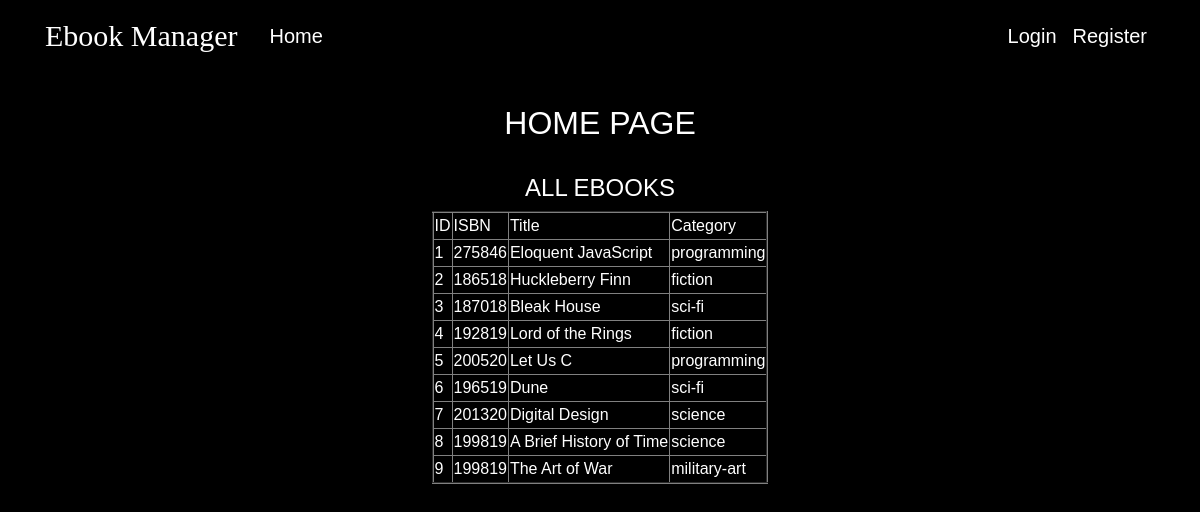
Page /home on the earlier database version.
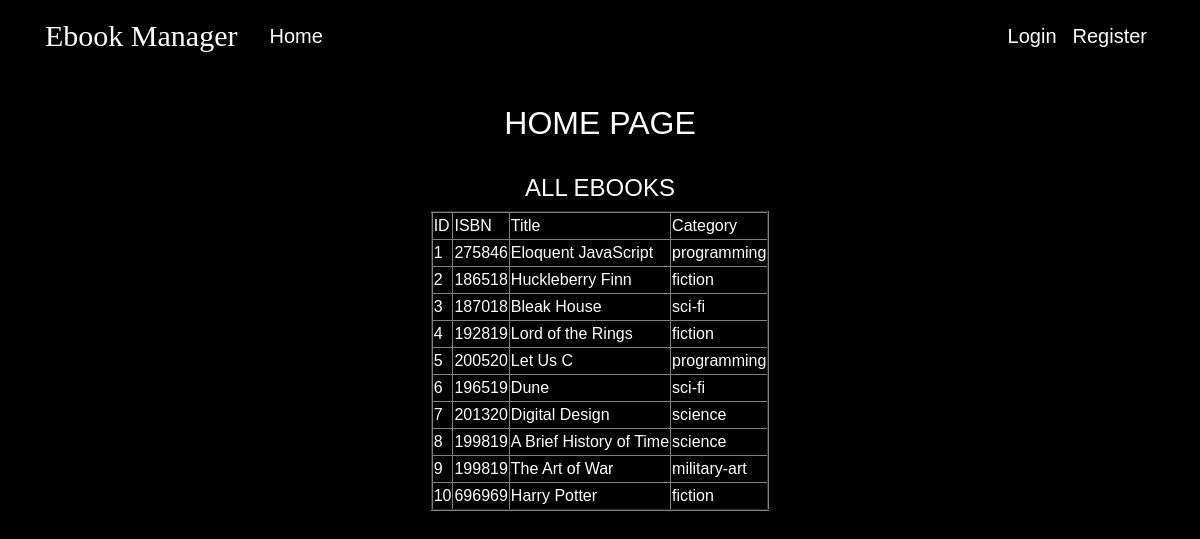
Same page on the later database version.
### ebook_management/models.py (models this page shows, shortened)
class books(db.Model):
    book_id=db.Column(db.Integer,primary_key=True)
    isbn=db.Column(db.Integer,nullable=False)
    title=db.Column(db.String(20))
    category=db.Column(db.String(20))

### ebook_management/routes.py (the view)
@app.route('/')
@app.route('/home')
def home():
	res=db.engine.execute(" SELECT * FROM books ")
	book=res.fetchall()
	return render_template("home.html",book=book)

### ebook_management/templates/home.html
{% extends "layout.html" %}
{% block content %}
<div align="center">
            <h2>HOME PAGE</h2>
            <br>
            <h4>ALL EBOOKS</h4>
        <table border=2 align="center">
            <thead>
                <td>ID</td>
                <td>ISBN</td>
                <td>Title</td>
                <td>Category</td>
            </thead>
            {% for row in book %}
                <tr>
                    <td>{{row.book_id}}</td>
                    <td>{{row.isbn}}</td>
                    <td>{{row.title}}</td>
                    <td>{{row.category}}</td>
                </tr>
            {% endfor %}
        </table>
</div>
{% endblock content %}

### ebook_management/templates/layout.html (shortened to what this page needs)
<!DOCTYPE html>
<html>
<head>
    <link rel="stylesheet" href="https://maxcdn.bootstrapcdn.com/bootstrap/4.0.0/css/bootstrap.min.css">
    <link rel="stylesheet" type="text/css" href="{{ url_for('static', filename='main.css') }}">
</head>
<body>
    <header class="site-header">
      <nav class="navbar navbar-expand-md navbar-dark bg-steelhome fixed-top">
        <div class="container">
          <a class="navbar-brand mr-4" href="/">Ebook Manager</a>
          <div class="collapse navbar-collapse" id="navbarToggle">
            <div class="navbar-nav mr-auto">
              <a class="nav-item nav-link" href="{{ url_for('home') }}">Home</a>
            </div>
            <div class="navbar-nav">
              {% if current_user.is_authenticated %}
                <a class="nav-item nav-link" href="{{ url_for('SearchBooks') }}">Search Books</a>
                <a class="nav-item nav-link" href="{{ url_for('MyBooks') }}">My Books</a>
                <a class="nav-item nav-link" href="{{ url_for('logout') }}">Logout</a>
              {% else %}
                <a class="nav-item nav-link" href="{{ url_for('login') }}">Login</a>
                <a class="nav-item nav-link" href="{{ url_for('register') }}">Register</a>
              {% endif %}
            </div>
          </div>
        </div>
      </nav>
    </header>
    <br>
    <main role="main" class="container">
      <div class="row">
        <div class="col-md-2"></div>
        <div class="col-md-8">
          <br>
          {% block content %}{% endblock %}
        </div>
      </div>
    </main>
</body>
</html>

### ebook_management/static/main.css (style rules this page uses)
body { background: #000000; color: #ffffff; margin-top: 5rem; font-family: Arial; display: flex; }
h1, h2, h3, h4, h5, h6 { color: #ffffff; }
.bg-steelhome { background: transparent; }
.site-header .navbar-nav .nav-link { color: #ffffff; font-size: 20px; }
.navbar-brand { font-size: 30px; font-family: trial; }

Differences in the rows shown:
added books: book_id "10", isbn "696969", title "Harry Potter", category "fiction"
